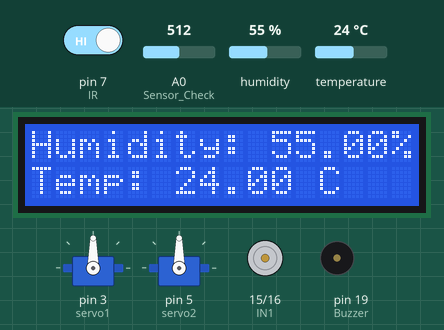
Recording of a sketch running on a simulated Arduino Uno, built with avr-gcc and run on an emulated ATmega328P. On the bench: 2 × servo, 16×2 character LCD, motor-driver pin pairs drawn as motors (green arrow = first pin HIGH = forward, orange = second pin HIGH = backward, longer = more drive), buzzer (waves = sounding, pin HIGH). The test bench sets the inputs (shaded band); at power-on: pin 7 (IR) HIGH, A0 (Sensor_Check) = 512, humidity 55 %, temperature 24 °C. What the sketch prints to the serial monitor is not drawn.

Above: at 6.2 s.
6.3 s: pin 7 (IR) driven LOW
At 8.9 s:
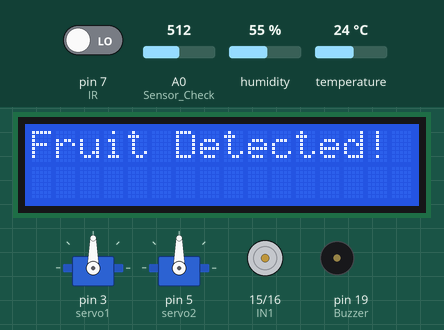
14.6 s: A0 (Sensor_Check) set to 545
At 17.8 s:
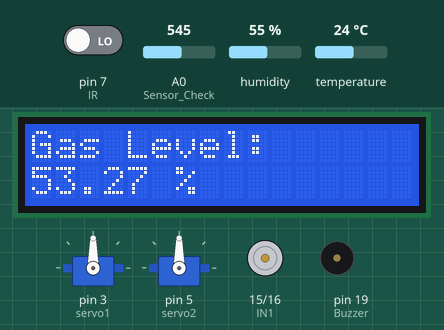
19.7 s: A0 (Sensor_Check) set to 575
At 23.5 s:
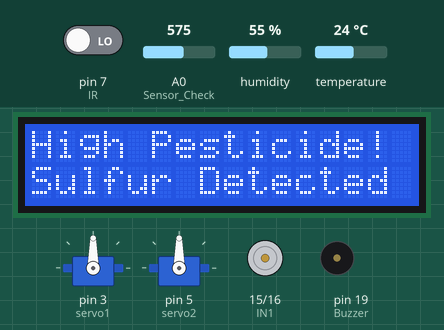
28.3 s: A0 (Sensor_Check) set to 511
At 35.5 s:
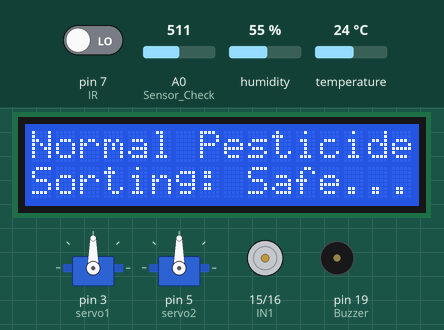
36.9 s: humidity set to 22 %
At 42.0 s:
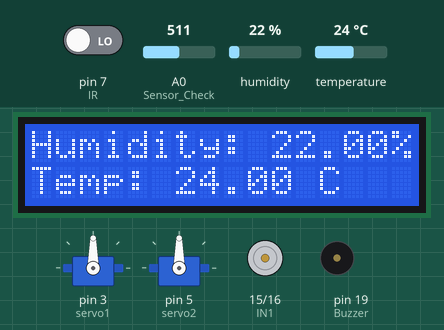
42.1 s: pin 7 (IR) driven HIGH
At 44.2 s:
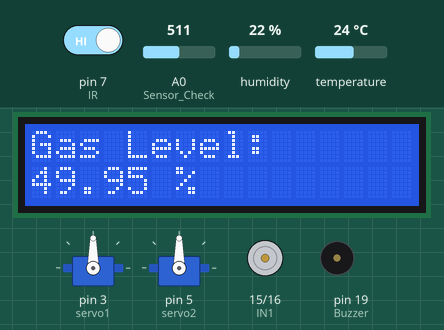
Timing chart, 0 to 45.7 s (numbered marks = the images above; inputs shaded):
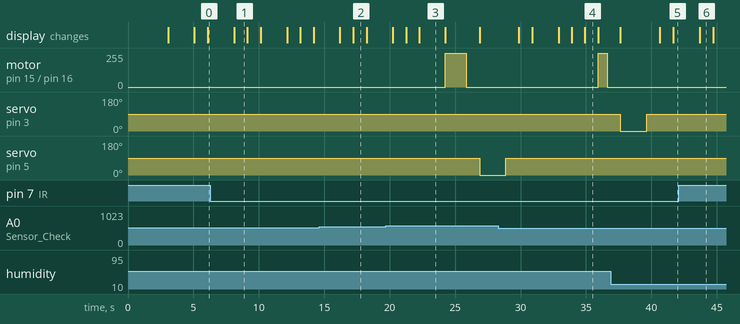

Measured:
- the behaviour switches between 562 and 563 on A0 (Sensor_Check) (found by bisection; images 2 and 3)
- after the input at 6.3 s, the display: changes after 1.8 s (image 1)
- after the input at 19.7 s, motor on pin 15 (IN1) / pin 16 (IN2): stopped → forward 255/255 after 4.6 s, → stopped 1.6 s later; servo on pin 5 (servo2): 90° → 0° after 7.2 s
- after the input at 28.3 s, motor on pin 15 (IN1) / pin 16 (IN2): stopped → forward 255/255 after 7.6 s, → stopped 0.70 s later
- after the input at 42.1 s, motor on pin 15 (IN1) / pin 16 (IN2): stays stopped (without the input it goes to forward 255/255 after 4.6 s); servo on pin 3 (servo1): stays 90° (without the input it goes to 0° after 6.3 s)
- what the display in image 1 shows lasts 1.0 s, from 8.1 s to 9.1 s
- what the display in image 3 shows lasts 2.0 s, from 22.3 s to 24.3 s

The sketch:

pesticide_detection.ino
```cpp
/*
 * Monitoring of Pesticide Detection in Fresh Fruits and Vegetables
 * AMC Engineering College, Bengaluru
 * Department of Electronics & Communication Engineering
 *
 * Authors:
 *   Yashaswini R      (1AM21EC101)
 *
 * Guide: Dr. R Aruna, Associate Professor
 * Academic Year: 2024-25
 *
 * Components Used:
 *   - Arduino UNO R3
 *   - MQ-135 Gas Sensor (Analog Pin A0)
 *   - DHT11 Temperature & Humidity Sensor (Pin 6)
 *   - IR Sensor (Pin 7)
 *   - 16x2 LCD Display (Pins 8-13)
 *   - Servo Motor 1 - Good Fruit (Pin 3)
 *   - Servo Motor 2 - Bad Fruit  (Pin 5)
 *   - H-Bridge DC Motor IN1 (Pin A1), IN2 (Pin A2)
 *   - Buzzer (Pin A5)
 */

// ─── Libraries ───────────────────────────────────────────────────────────────
#include <LiquidCrystal.h>
#include <Servo.h>
#include <dht.h>

// ─── LCD Pin Configuration ────────────────────────────────────────────────────
// LCD(RS, EN, D4, D5, D6, D7)
const int rs = 13, en = 12, d4 = 11, d5 = 10, d6 = 9, d7 = 8;
LiquidCrystal lcd(rs, en, d4, d5, d6, d7);

// ─── Servo Motors ─────────────────────────────────────────────────────────────
Servo servo1;   // Controls sorting for GOOD (safe) fruit
Servo servo2;   // Controls sorting for BAD (contaminated) fruit

// ─── DHT11 Sensor ─────────────────────────────────────────────────────────────
#define dht_dpin 6
dht DHT;

// ─── Pin Definitions ──────────────────────────────────────────────────────────
int IN1    = 15;   // H-Bridge Motor pin 1 (A1)
int IN2    = 16;   // H-Bridge Motor pin 2 (A2)
int Buzzer = 19;   // Buzzer pin (A5)
int IR     = 7;    // IR Sensor pin

// ─── Global Variables ─────────────────────────────────────────────────────────
int   a          = 0;      // Fruit detection flag
float Gas_val    = 0;      // Raw analog gas sensor reading
float percentage = 0;      // Pesticide level as percentage
float tempc      = 0;      // Temperature in Celsius
float Humidity   = 0;      // Humidity percentage

// ─────────────────────────────────────────────────────────────────────────────
// SETUP
// ─────────────────────────────────────────────────────────────────────────────
void setup() {
  // Pin modes
  pinMode(IR,     INPUT);
  pinMode(IN1,    OUTPUT);
  pinMode(IN2,    OUTPUT);
  pinMode(Buzzer, OUTPUT);

  // Attach servos and set to neutral position (90°)
  servo1.attach(3);
  servo2.attach(5);
  servo1.write(90);
  servo2.write(90);

  // Ensure motor and buzzer are OFF at start
  digitalWrite(IN1,    LOW);
  digitalWrite(IN2,    LOW);
  digitalWrite(Buzzer, LOW);

  // Initialize Serial Monitor
  Serial.begin(9600);
  Serial.println("=== Pesticide Detection System Started ===");

  // Initialize LCD and show welcome message
  lcd.begin(16, 2);
  lcd.clear();
  lcd.setCursor(0, 0);
  lcd.print("Vegetable Quality");
  lcd.setCursor(0, 1);
  lcd.print("    System      ");
  delay(3000);

  lcd.clear();
  lcd.setCursor(0, 0);
  lcd.print("System Ready...");
  delay(2000);
}

// ─────────────────────────────────────────────────────────────────────────────
// MAIN LOOP
// ─────────────────────────────────────────────────────────────────────────────
void loop() {
  Start();
}

// ─────────────────────────────────────────────────────────────────────────────
// START — Main workflow loop
// ─────────────────────────────────────────────────────────────────────────────
void Start() {
  while (1) {
    Sensor_Check();
    Humidity_Check();

    // Check IR sensor for fruit presence
    if (digitalRead(IR) == LOW) {
      a = 1;
      lcd.clear();
      lcd.setCursor(0, 0);
      lcd.print("Fruit Detected!");
      Serial.println(">> Fruit detected on conveyor.");
      delay(1000);
    }
  }
}

// ─────────────────────────────────────────────────────────────────────────────
// HUMIDITY CHECK — Reads and displays temperature & humidity from DHT11
// ─────────────────────────────────────────────────────────────────────────────
void Humidity_Check(void) {
  DHT.read11(dht_dpin);
  Humidity = DHT.humidity;
  tempc    = DHT.temperature;

  // Display on LCD
  lcd.clear();
  lcd.setCursor(0, 0);
  lcd.print("Humidity: ");
  lcd.print(Humidity);
  lcd.print("%");
  lcd.setCursor(0, 1);
  lcd.print("Temp: ");
  lcd.print(tempc);
  lcd.print(" C");

  // Print to Serial Monitor
  Serial.print("Humidity: ");
  Serial.print(Humidity);
  Serial.print(" %  |  Temp: ");
  Serial.print(tempc);
  Serial.println(" C");

  delay(2000);
}

// ─────────────────────────────────────────────────────────────────────────────
// SENSOR CHECK — Reads gas sensor and classifies pesticide level
// Classification:
//   percentage 30–50% → Normal Pesticide → Safe box
//   percentage > 55%  → High Pesticide   → Reject box
// ─────────────────────────────────────────────────────────────────────────────
void Sensor_Check() {
  Gas_val    = analogRead(A0);
  percentage = (Gas_val - 0) / (1023.0 - 0) * 100;

  // Display gas reading on LCD
  lcd.clear();
  lcd.setCursor(0, 0);
  lcd.print("Gas Level:");
  lcd.setCursor(0, 1);
  lcd.print(percentage);
  lcd.print(" %");

  // Print to Serial Monitor
  Serial.print("Gas Sensor Value: ");
  Serial.print(Gas_val);
  Serial.print("  |  Pesticide %: ");
  Serial.println(percentage);

  delay(1000);

  // ── NORMAL PESTICIDE (30% – 50%) ──────────────────────────────────────────
  if ((percentage > 30) && (percentage < 50) && (a == 1)) {
    a = 0;
    lcd.clear();
    lcd.setCursor(0, 0);
    lcd.print("Normal Pesticide");
    lcd.setCursor(0, 1);
    lcd.print("Sorting: Safe...");
    Serial.println(">> Classification: Normal Pesticide → Safe Box");
    delay(1000);

    Move();                 // Move conveyor forward
    Seperate_Good_Fruit();  // Sort to good/safe box

    digitalWrite(Buzzer, HIGH);
    delay(500);
    digitalWrite(Buzzer, LOW);
  }

  // ── HIGH PESTICIDE (> 55%) ─────────────────────────────────────────────────
  if ((percentage > 55) && (a == 1)) {
    a = 0;
    lcd.clear();
    lcd.setCursor(0, 0);
    lcd.print("High Pesticide!");
    lcd.setCursor(0, 1);
    lcd.print("Sulfur Detected");
    Serial.println(">> Classification: HIGH Pesticide → Reject Box");
    delay(2000);

    Move_1();               // Move conveyor further
    Seperate_Bad_Fruit();   // Sort to contaminated/reject box

    // Alert buzzer — 3 beeps
    for (int i = 0; i < 3; i++) {
      digitalWrite(Buzzer, HIGH);
      delay(300);
      digitalWrite(Buzzer, LOW);
      delay(200);
    }
  }

  // ── SAFE (Below 30%) ───────────────────────────────────────────────────────
  if ((percentage < 30) && (a == 1)) {
    a = 0;
    lcd.clear();
    lcd.setCursor(0, 0);
    lcd.print("  Fruit is SAFE ");
    lcd.setCursor(0, 1);
    lcd.print("No Pesticide :) ");
    Serial.println(">> Classification: SAFE → Safe Box");
    delay(1000);

    Move();
    Seperate_Good_Fruit();
  }
}

// ─────────────────────────────────────────────────────────────────────────────
// MOVE — Runs conveyor belt for a short distance (good fruit position)
// ─────────────────────────────────────────────────────────────────────────────
void Move() {
  lcd.clear();
  lcd.setCursor(0, 0);
  lcd.print("Moving Conveyor.");
  Serial.println(">> Conveyor moving (short)...");

  digitalWrite(IN1, HIGH);
  digitalWrite(IN2, LOW);
  delay(700);

  digitalWrite(IN1, LOW);
  digitalWrite(IN2, LOW);
  delay(1000);
}

// ─────────────────────────────────────────────────────────────────────────────
// MOVE_1 — Runs conveyor belt for a longer distance (bad fruit position)
// ─────────────────────────────────────────────────────────────────────────────
void Move_1() {
  lcd.clear();
  lcd.setCursor(0, 0);
  lcd.print("Moving Conveyor.");
  Serial.println(">> Conveyor moving (long)...");

  digitalWrite(IN1, HIGH);
  digitalWrite(IN2, LOW);
  delay(1600);

  digitalWrite(IN1, LOW);
  digitalWrite(IN2, LOW);
  delay(1000);
}

// ─────────────────────────────────────────────────────────────────────────────
// SEPERATE GOOD FRUIT — Servo 1 sorts fruit into safe box
// ─────────────────────────────────────────────────────────────────────────────
void Seperate_Good_Fruit() {
  lcd.clear();
  lcd.setCursor(0, 0);
  lcd.print("  Safe Fruit    ");
  lcd.setCursor(0, 1);
  lcd.print("Sorting to Box 1");
  Serial.println(">> Servo 1 → Safe Box.");

  servo1.write(0);    // Rotate servo to sort fruit
  delay(2000);
  servo1.write(90);   // Return to neutral
  delay(1000);

  // Reset and restart
  Start();
}

// ─────────────────────────────────────────────────────────────────────────────
// SEPERATE BAD FRUIT — Servo 2 sorts fruit into reject/contaminated box
// ─────────────────────────────────────────────────────────────────────────────
void Seperate_Bad_Fruit() {
  lcd.clear();
  lcd.setCursor(0, 0);
  lcd.print("Contaminated!   ");
  lcd.setCursor(0, 1);
  lcd.print("Sorting to Box 2");
  Serial.println(">> Servo 2 → Reject Box.");

  servo2.write(0);    // Rotate servo to sort fruit
  delay(2000);
  servo2.write(90);   // Return to neutral
  delay(1000);

  // Reset and restart
  Start();
}

// ─────────────────────────────────────────────────────────────────────────────
// WAITING — Waits for manual Serial command ('G' = Good, 'B' = Bad)
// Useful for testing without a physical fruit
// ─────────────────────────────────────────────────────────────────────────────
void Waiting() {
  lcd.clear();
  lcd.setCursor(0, 0);
  lcd.print("Waiting for cmd.");
  Serial.println(">> Waiting... Send 'G' for Good, 'B' for Bad.");

  while (1) {
    if (Serial.available() > 0) {
      char ch = Serial.read();

      if (ch == 'G') {
        lcd.clear();
        lcd.print("Manual: GOOD");
        Serial.println(">> Manual override: GOOD fruit.");
        Move();
        Seperate_Good_Fruit();
      }

      if (ch == 'B') {
        lcd.clear();
        lcd.print("Manual: BAD");
        Serial.println(">> Manual override: BAD fruit.");
        Move_1();
        Seperate_Bad_Fruit();
      }
    }
  }
}
```
